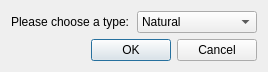
<?xml version="1.0" encoding="UTF-8"?>
<ui version="4.0">
 <class>DialogTypeJointure</class>
 <widget class="QDialog" name="DialogTypeJointure">
  <property name="windowModality">
   <enum>Qt::ApplicationModal</enum>
  </property>
  <property name="geometry">
   <rect>
    <x>0</x>
    <y>0</y>
    <width>268</width>
    <height>68</height>
   </rect>
  </property>
  <property name="windowTitle">
   <string>Type de jointure</string>
  </property>
  <property name="windowIcon">
   <iconset resource="gapQBE.qrc">
    <normaloff>:/gapQBE.png</normaloff>:/gapQBE.png</iconset>
  </property>
  <layout class="QVBoxLayout" name="verticalLayout">
   <item>
    <layout class="QHBoxLayout" name="horizontalLayout">
     <item>
      <widget class="QLabel" name="label">
       <property name="text">
        <string>Please choose a type:</string>
       </property>
      </widget>
     </item>
     <item>
      <widget class="QComboBox" name="comboBoxType">
       <item>
        <property name="text">
         <string notr="true">Natural</string>
        </property>
       </item>
       <item>
        <property name="text">
         <string notr="true">Cross</string>
        </property>
       </item>
       <item>
        <property name="text">
         <string notr="true">Inner</string>
        </property>
       </item>
       <item>
        <property name="text">
         <string notr="true">left outer</string>
        </property>
       </item>
       <item>
        <property name="text">
         <string notr="true">right outer</string>
        </property>
       </item>
      </widget>
     </item>
    </layout>
   </item>
   <item>
    <widget class="QDialogButtonBox" name="buttonBox">
     <property name="orientation">
      <enum>Qt::Horizontal</enum>
     </property>
     <property name="standardButtons">
      <set>QDialogButtonBox::Cancel|QDialogButtonBox::Ok</set>
     </property>
    </widget>
   </item>
  </layout>
 </widget>
 <resources>
  <include location="gapQBE.qrc"/>
 </resources>
 <connections>
  <connection>
   <sender>buttonBox</sender>
   <signal>accepted()</signal>
   <receiver>DialogTypeJointure</receiver>
   <slot>accept()</slot>
   <hints>
    <hint type="sourcelabel">
     <x>248</x>
     <y>254</y>
    </hint>
    <hint type="destinationlabel">
     <x>157</x>
     <y>274</y>
    </hint>
   </hints>
  </connection>
  <connection>
   <sender>buttonBox</sender>
   <signal>rejected()</signal>
   <receiver>DialogTypeJointure</receiver>
   <slot>reject()</slot>
   <hints>
    <hint type="sourcelabel">
     <x>316</x>
     <y>260</y>
    </hint>
    <hint type="destinationlabel">
     <x>286</x>
     <y>274</y>
    </hint>
   </hints>
  </connection>
 </connections>
</ui>
